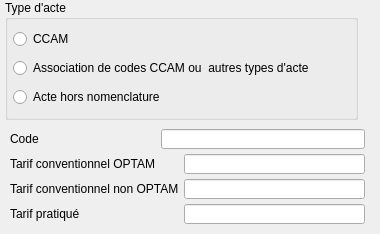
<?xml version="1.0" encoding="UTF-8"?>
<ui version="4.0">
 <class>dlg_gestioncotations</class>
 <widget class="QDialog" name="dlg_gestioncotations">
  <property name="geometry">
   <rect>
    <x>0</x>
    <y>0</y>
    <width>380</width>
    <height>234</height>
   </rect>
  </property>
  <property name="windowTitle">
   <string>Dialog</string>
  </property>
  <widget class="QGroupBox" name="TypeActegroupBox">
   <property name="geometry">
    <rect>
     <x>5</x>
     <y>0</y>
     <width>353</width>
     <height>120</height>
    </rect>
   </property>
   <property name="minimumSize">
    <size>
     <width>0</width>
     <height>120</height>
    </size>
   </property>
   <property name="maximumSize">
    <size>
     <width>365</width>
     <height>16777215</height>
    </size>
   </property>
   <property name="title">
    <string>Type d'acte</string>
   </property>
   <layout class="QVBoxLayout" name="verticalLayout">
    <property name="spacing">
     <number>5</number>
    </property>
    <property name="leftMargin">
     <number>5</number>
    </property>
    <property name="topMargin">
     <number>5</number>
    </property>
    <property name="rightMargin">
     <number>5</number>
    </property>
    <property name="bottomMargin">
     <number>5</number>
    </property>
    <item>
     <widget class="QRadioButton" name="CCAMradioButton">
      <property name="maximumSize">
       <size>
        <width>350</width>
        <height>16777215</height>
       </size>
      </property>
      <property name="text">
       <string>CCAM</string>
      </property>
     </widget>
    </item>
    <item>
     <widget class="QRadioButton" name="AssocradioButton">
      <property name="maximumSize">
       <size>
        <width>350</width>
        <height>16777215</height>
       </size>
      </property>
      <property name="text">
       <string>Association de codes CCAM ou  autres types d'acte</string>
      </property>
     </widget>
    </item>
    <item>
     <widget class="QRadioButton" name="HorsCCAMradioButton">
      <property name="maximumSize">
       <size>
        <width>350</width>
        <height>16777215</height>
       </size>
      </property>
      <property name="text">
       <string>Acte hors nomenclature</string>
      </property>
     </widget>
    </item>
   </layout>
  </widget>
  <widget class="QWidget" name="widget" native="true">
   <property name="geometry">
    <rect>
     <x>5</x>
     <y>124</y>
     <width>365</width>
     <height>105</height>
    </rect>
   </property>
   <property name="minimumSize">
    <size>
     <width>365</width>
     <height>0</height>
    </size>
   </property>
   <property name="maximumSize">
    <size>
     <width>365</width>
     <height>116</height>
    </size>
   </property>
   <layout class="QGridLayout" name="gridLayout">
    <property name="leftMargin">
     <number>5</number>
    </property>
    <property name="topMargin">
     <number>5</number>
    </property>
    <property name="rightMargin">
     <number>5</number>
    </property>
    <property name="bottomMargin">
     <number>5</number>
    </property>
    <property name="spacing">
     <number>5</number>
    </property>
    <item row="0" column="0">
     <widget class="QLabel" name="CodeActelabel">
      <property name="minimumSize">
       <size>
        <width>0</width>
        <height>20</height>
       </size>
      </property>
      <property name="text">
       <string>Code</string>
      </property>
     </widget>
    </item>
    <item row="0" column="1" colspan="2">
     <widget class="UpLineEdit" name="CodeActeupLineEdit">
      <property name="minimumSize">
       <size>
        <width>0</width>
        <height>20</height>
       </size>
      </property>
     </widget>
    </item>
    <item row="1" column="0">
     <widget class="QLabel" name="TarifOPTAMlabel">
      <property name="minimumSize">
       <size>
        <width>0</width>
        <height>20</height>
       </size>
      </property>
      <property name="text">
       <string>Tarif conventionnel OPTAM</string>
      </property>
     </widget>
    </item>
    <item row="1" column="2">
     <widget class="UpLineEdit" name="TarifOPTAMupLineEdit">
      <property name="minimumSize">
       <size>
        <width>0</width>
        <height>20</height>
       </size>
      </property>
     </widget>
    </item>
    <item row="2" column="0" colspan="2">
     <widget class="QLabel" name="TarifNonOPTAMlabel">
      <property name="minimumSize">
       <size>
        <width>0</width>
        <height>20</height>
       </size>
      </property>
      <property name="text">
       <string>Tarif conventionnel non OPTAM</string>
      </property>
     </widget>
    </item>
    <item row="2" column="2">
     <widget class="UpLineEdit" name="TarifNonOPTAMupLineEdit">
      <property name="minimumSize">
       <size>
        <width>0</width>
        <height>20</height>
       </size>
      </property>
     </widget>
    </item>
    <item row="3" column="0">
     <widget class="QLabel" name="TarifPratiquelabel">
      <property name="minimumSize">
       <size>
        <width>0</width>
        <height>20</height>
       </size>
      </property>
      <property name="text">
       <string>Tarif pratiqué</string>
      </property>
     </widget>
    </item>
    <item row="3" column="2">
     <widget class="UpLineEdit" name="TarifPratiqueupLineEdit">
      <property name="minimumSize">
       <size>
        <width>0</width>
        <height>20</height>
       </size>
      </property>
     </widget>
    </item>
   </layout>
  </widget>
 </widget>
 <customwidgets>
  <customwidget>
   <class>UpLineEdit</class>
   <extends>QLineEdit</extends>
   <header>uplineedit.h</header>
  </customwidget>
 </customwidgets>
 <resources/>
 <connections/>
</ui>
